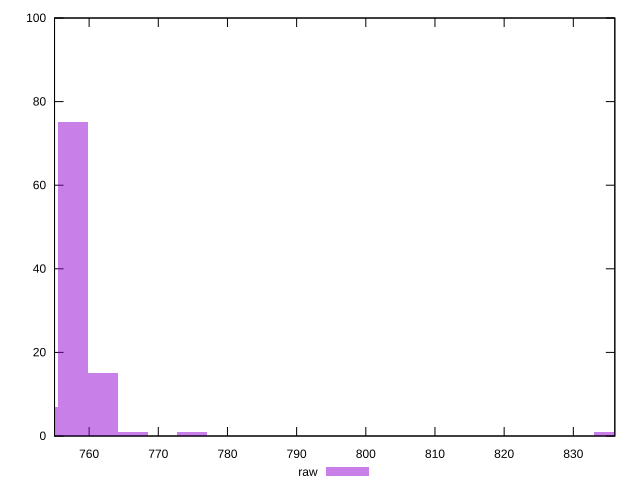

Here is the gnuplot script that generated this plot:
reset

$raw <<EOF
835.1948669203192 1
762.0076878602913 15
757.7025596802896 75
774.9230724002962 1
753.3974315002879 7
766.3128160402929 1
EOF

set key outside below
set boxwidth 4.305128180001645
set xrange [755:836]
set yrange [0:100]
set trange [0:100]
set style fill transparent solid 0.5 noborder
set terminal svg size 640, 490 enhanced background rgb 'white'
set output "report_00016_2021-02-10T13-31-48.338Z/uses-rel-preload/samples/pages+cached+noadtech+nomedia/raw/histogram.svg"

plot $raw title "raw" with boxes

reset
